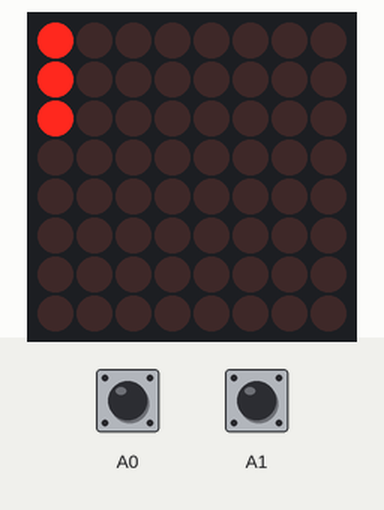
Simulated run of this sketch. Board: Arduino Uno, built with avr-gcc and run on an emulated ATmega328P. On the bench: 8×8 LED matrix. Wiring (inferred from the names in the program): LED matrix (orientation assumed): rows pin 16, pin 12, pin 18, pin 13, pin 5, pin 19, pin 7, pin 2; columns pin 6, pin 11, pin 10, pin 3, pin 17, pin 4, pin 8, pin 9. The inputs (shaded band) are chosen by the test bench; at power-on: A1 HIGH, A0 HIGH. Random numbers use the default seed unless the sketch sets one; what the sketch prints to the serial monitor is not drawn.

Above: at 1.25 s.
1.3 s: A1 pulled LOW for 0.15 s
At 3.4 s:
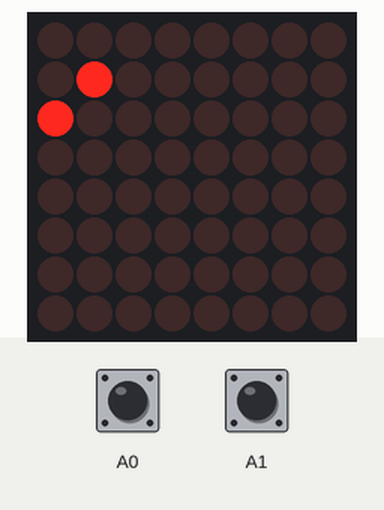
At 4.2 s:
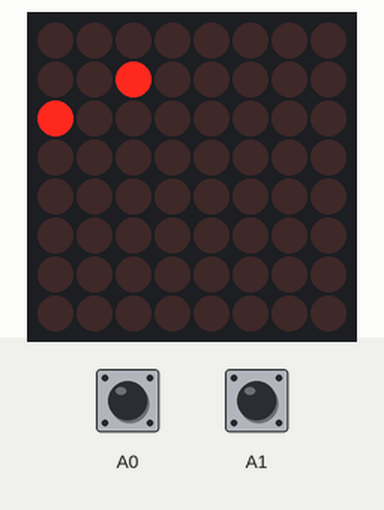
4.4 s: A0 pulled LOW for 0.15 s
At 5.6 s:
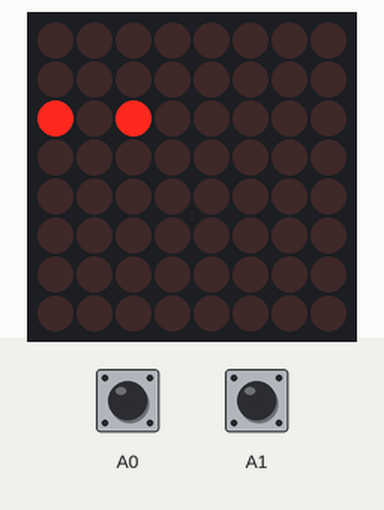
At 7.0 s:
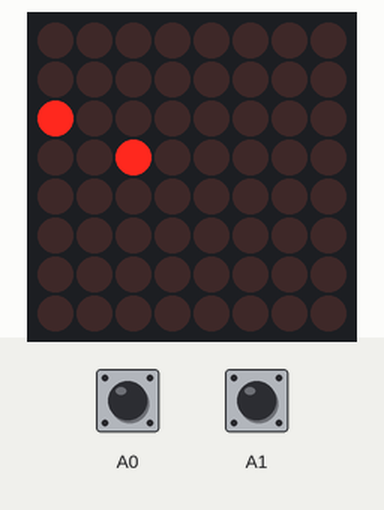
7.5 s: A1 pulled LOW for 1 s
Timing chart, 0 to 7.8 s (numbered marks = the images above; inputs shaded):
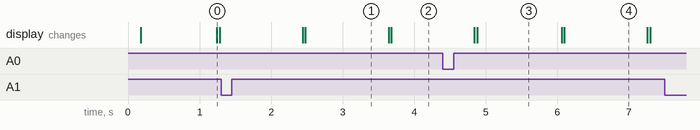

The sketch:

Snakey.ino
```cpp
#include <snakey8.h>
#include <QueueArray.h>

  // 2-dimensional array of row pin numbers:
  const int row[8] = {
  // 2, 7, 19, 5, 13, 18, 12, 16
  16, 12, 18, 13, 5, 19, 7, 2
  };

  // 2-dimensional array of column pin numbers:
  const int col[8] = {
  6, 11, 10, 3, 17, 4, 8, 9
  };

unsigned long oldTime = 0;
const long interval = 1200;
unsigned long newTime;
Map* m;
int leftButton = HIGH;
int rightButton = HIGH;
int left = 0;
int right = 0;

void setup() {
  // initialize the I/O pins as outputs
  // iterate over the pins:
  for (int thisPin = 0; thisPin < 8; thisPin++) {
    // initialize the output pins:
    pinMode(col[thisPin], OUTPUT);
    pinMode(row[thisPin], OUTPUT);
    // take the col pins (i.e. the cathodes) high to ensure that
    // the LEDS are off:
    digitalWrite(col[thisPin], LOW);
    //digitalWrite(row[thisPin], HIGH);
    digitalWrite(row[thisPin], LOW);
  }
  m = new Map();
  Serial.begin(9600);
  pinMode(A0, INPUT_PULLUP);
  pinMode(A1, INPUT_PULLUP);
}

void loop() {
  m->printMap();
  newTime = millis();
  if((newTime-oldTime)>=interval){
    oldTime = newTime;
    if(left==1){
      m->getSnake()->changeDir(-1);
      left = 0;
    }
    if(right==1){
      m->getSnake()->changeDir(1);
      right = 0;
    }
    if(m->move()==1){
      pS(1);
    }
  }
  if(left==0){
    leftButton = digitalRead(A0);
    if(leftButton==LOW){
      left = 1;
    }
  }
  if(right==0){
    rightButton = digitalRead(A1);
    if(rightButton==LOW){
      right = 1;
    }
  }
  if(leftButton==LOW || rightButton==LOW){
    Serial.println(0);
  }else{
    Serial.println(1);
  }
}

void pS(int state){
  if(state==1){
    for(int i=0; i<8; i++){
      digitalWrite(col[i], LOW);
      digitalWrite(row[i], HIGH);
    }
  }else{
    for(int i=0; i<8; i++){
      digitalWrite(col[i], HIGH);
      digitalWrite(row[i], LOW);
    }
  }
  delay(500);
}
```

snakey8.cpp
```cpp
// (licence header left out)
#include "snakey8.h"

Map::Map(){
    for(int i=0; i<xSize; i++){
        for(int j=0; j<ySize; j++){
            arr[i][j] = OFF;
        }
    }
    apple = new Apple(this, 0, 2);
    snake = new Snake(this, 0, 0);
    //srand(time(NULL));
    //apple = new Apple(this, random(8), rand(7));
    randomSeed(analogRead(0));
}
int Map::getXSize(){
    return this->xSize;
}
int Map::getYSize(){
    return this->ySize;
}
int Map::change(int x, int y, int change){
    arr[x][y] = change;
    return 1;
}
void Map::printMap(){
    for(int i=0; i<8; i++){
        digitalWrite(col[i], LOW);
        digitalWrite(row[i], HIGH);
    }
    digitalWrite(col[count%8], HIGH);
    for(int i=0; i<8; i++){
        if(arr[count%8][i]>=1){
            digitalWrite(row[i], LOW);
        }
    }
    count++;
    count = count % 8;
    delay(1);
}
int Map::move(){
    return snake->move();
}
Snake* Map::getSnake(){
    return this->snake;
}
Apple* Map::getApple(){
    return this->apple;
}
bool Map::eatApple(){
    if(snake->getX()==apple->getX() && snake->getY()==apple->getY()){
        return true;
    }
    return false;
}
int Map::colorAt(int x, int y){
    return arr[x][y];
}

Coord::Coord(int xPos, int yPos){
    x = xPos;
    y = yPos;
}

Snake::Snake(Map *map, int x, int y) {
    grow = 0;
    direction = RIGHT;
    m = map;
    xPos = x;
    yPos = y;
    m->change(xPos, yPos, SNAKE);
    //m->change(xPos+3, yPos+4, APPLE);
    Coord* c = new Coord(xPos, yPos);
    body.push(c);
}
int Snake::move(){
    switch (direction) {
        case RIGHT:
            if(yPos==m->getYSize()-1 || m->colorAt(xPos, yPos+1)==1){
                return 1;
            }
            if(grow>0){
                grow--;
            }else{
                Coord* d = body.front();
                body.pop();
                m->change(d->x, d->y, 0);
            }
            yPos += 1;
            break;
        case LEFT:
            if(yPos==0 || m->colorAt(xPos, yPos-1)==1){
                return 1;
            }
            if(grow>0){
                grow--;
            }else{
                Coord* d = body.front();
                body.pop();
                m->change(d->x, d->y, 0);
                //m->change(xPos, yPos, 0);
            }
            yPos -= 1;
            break;
        case UP:
            if(xPos==0 || m->colorAt(xPos-1, yPos)==1){
                return 1;
            }
            if(grow>0){
                grow--;
            }else{
                Coord* d = body.front();
                body.pop();
                m->change(d->x, d->y, 0);
                //m->change(xPos, yPos, 0);
            }
            xPos -= 1;
            break;
        case DOWN:
            if(xPos==m->getXSize()-1 || m->colorAt(xPos+1, yPos)==1){
                return 1;
            }
            if(grow>0){
                grow--;
            }else{
                Coord* d = body.front();
                body.pop();
                m->change(d->x, d->y, 0);
                //m->change(xPos, yPos, 0);
            }
            xPos += 1;
            break;
        default:
            break;
    }
    Coord* c = new Coord(xPos, yPos);
    body.push(c);
    m->change(c->x, c->y, 1);
    if(m->eatApple()){
        m->getApple()->change();
        getBigger(1);
    }
    return 0;
}
int Snake::getLength(){
    return (int)body.count();
}
int Snake::getX(){
    return xPos;
}
int Snake::getY(){
    return yPos;
}
void Snake::getBigger(int i){
    grow = i;
}
void Snake::changeDir(int d){
    direction = (direction+d)%4;
    //direction = 2;
}
int Snake::getDirection(){
    return direction;
}

Apple::Apple(Map* map, int x, int y) {
    m = map;
    xPos = x;
    yPos = y;
    m->change(xPos, yPos, APPLE);
}
void Apple::change(){
    xPos += 4;
    xPos = random(8);
    yPos = random(8);
    while(m->arr[xPos][yPos]==1){
        xPos = random(8);
        yPos = random(8);
    }
    m->change(xPos, yPos, APPLE);
}
int Apple::getX(){
    return xPos;
}
int Apple::getY(){
    return yPos;
}
```

snakey8.h
```cpp
#ifndef snake_h
#define snake_h

//
//  snake.h
//  Snake
//
//  Created by Martin Kong on 10/27/16.
//  Copyright © 2016 Martin Kong. All rights reserved.
//

#include <Arduino.h>
#include <QueueArray.h>

enum dir {UP = 0, RIGHT = 1, DOWN = 2, LEFT = 3};
enum color { OFF = 0, SNAKE = 1, APPLE = 2, WALL = 3};

class Snake;
class Apple;

class Map{
public:
    Map();
    int getXSize();
    int getYSize();
    int change(int x, int y, int change);
    void printMap();
    int move();
    Snake* getSnake();
    Apple* getApple();
    bool eatApple();        // if snake eats apple, move apple with apple->change()
    int colorAt(int x, int y);
    int arr[8][8];
private:
    int xSize = 8;
    int ySize = 8;
    Snake* snake;
    Apple* apple;
    int count = 0;
    const int row[8] = {16, 12, 18, 13, 5, 19, 7, 2};
    const int col[8] = {6, 11, 10, 3, 17, 4, 8, 9};
};

struct Coord{
    Coord(int xPos, int yPos);
    int x;
    int y;
};

class Snake{
public:
    Snake(Map* m, int x, int y);
    int move();             // move the snake in its current direction, check if valid
    int getLength();
    int getX();
    int getY();
    void getBigger(int i);
    void changeDir(int i);
    int getDirection();
private:
    int grow;
    int direction;
    int xPos;
    int yPos;
    Map* m;
    QueueArray<Coord*> body;         // holds the entire snake, when moving: push newest coord, pop oldest
};

class Apple{
public:
    Apple(Map* m, int x, int y);
    int getX();
    int getY();
    void change();
private:
    int xPos;
    int yPos;
    Map* m;
};

#endif /* snake_h */
```

Measured:
- what the display in image 1 shows lasts 1.1 s, from 2.5 s to 3.6 s
